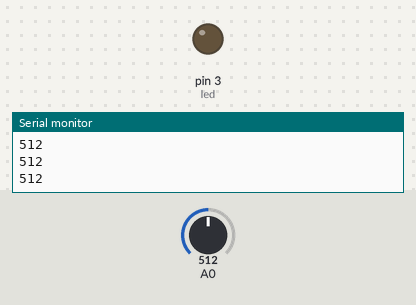
The sketch below on a simulated Arduino Uno, built with avr-gcc and run on an emulated ATmega328P. On the bench: output pins drawn as LEDs (lit = HIGH), the last lines printed to the serial monitor. Inputs (shaded band) come from the test bench; at power-on: A0 = 512.

Above: at 1.2 s.
1.3 s: A0 set to 108
2.8 s: A0 set to 92
At 3.8 s:
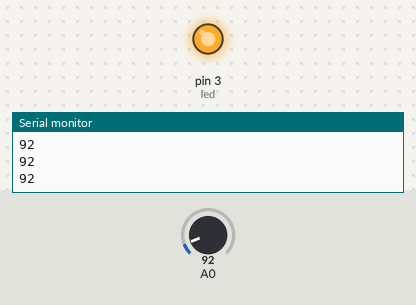
4.3 s: A0 set to 110
At 5.3 s:
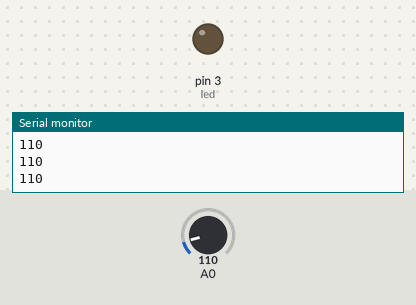
5.8 s: A0 set to 90
At 6.7 s:
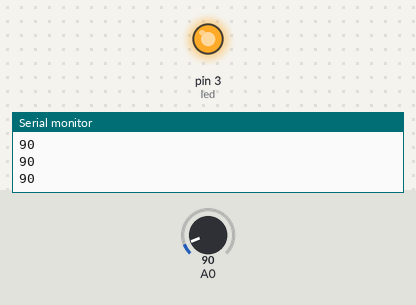
Timing chart, 0 to 8.3 s (numbered marks = the images above; inputs shaded):
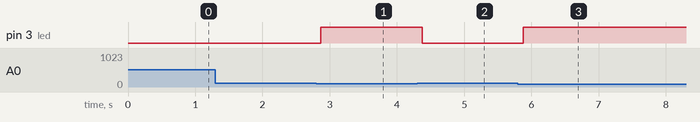

Measured:
- the behaviour switches between 100 and 99 on A0 (found by bisection; images 0 and 1)
- after the input at 2.8 s, pin 3 (led): LOW → HIGH after 0.07 s
- after the input at 4.3 s, pin 3 (led): HIGH → LOW after 0.07 s
- after the input at 5.8 s, pin 3 (led): LOW → HIGH after 0.08 s

The sketch:

LdrCode.ino
```cpp
#define led 3


void setup()
{
  pinMode(led,OUTPUT);
  Serial.begin(9600);
}

void loop()
{
 int sensor=analogRead(A0);
 Serial.println(sensor);
 delay(50);
if(sensor<100)
{
 digitalWrite(led,HIGH);
}
else
digitalWrite(led,LOW);
}
```
